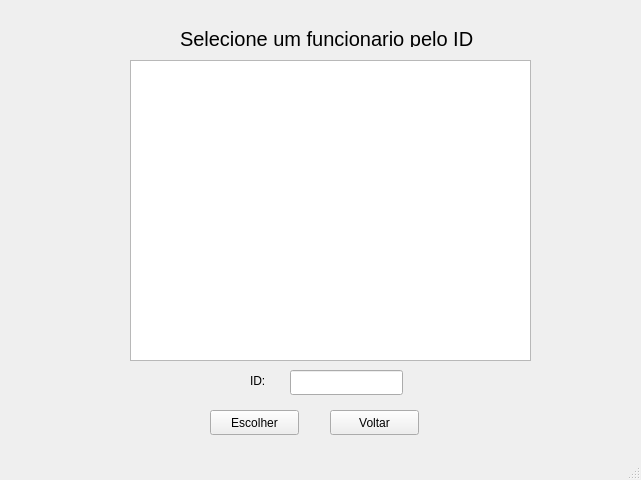
<?xml version="1.0" encoding="UTF-8"?>
<ui version="4.0">
 <class>MainWindow</class>
 <widget class="QMainWindow" name="MainWindow">
  <property name="geometry">
   <rect>
    <x>0</x>
    <y>0</y>
    <width>641</width>
    <height>480</height>
   </rect>
  </property>
  <property name="windowTitle">
   <string>MainWindow</string>
  </property>
  <widget class="QWidget" name="centralwidget">
   <widget class="QListWidget" name="listWidget">
    <property name="geometry">
     <rect>
      <x>130</x>
      <y>60</y>
      <width>401</width>
      <height>301</height>
     </rect>
    </property>
   </widget>
   <widget class="QLabel" name="label">
    <property name="geometry">
     <rect>
      <x>180</x>
      <y>30</y>
      <width>301</width>
      <height>17</height>
     </rect>
    </property>
    <property name="font">
     <font>
      <pointsize>15</pointsize>
     </font>
    </property>
    <property name="text">
     <string>Selecione um funcionario pelo ID</string>
    </property>
   </widget>
   <widget class="QLabel" name="label_2">
    <property name="geometry">
     <rect>
      <x>250</x>
      <y>371</y>
      <width>31</width>
      <height>20</height>
     </rect>
    </property>
    <property name="text">
     <string>ID:</string>
    </property>
   </widget>
   <widget class="QLineEdit" name="lineEdit">
    <property name="geometry">
     <rect>
      <x>290</x>
      <y>370</y>
      <width>113</width>
      <height>25</height>
     </rect>
    </property>
   </widget>
   <widget class="QPushButton" name="btnEscolherFunc">
    <property name="geometry">
     <rect>
      <x>210</x>
      <y>410</y>
      <width>89</width>
      <height>25</height>
     </rect>
    </property>
    <property name="text">
     <string>Escolher</string>
    </property>
   </widget>
   <widget class="QPushButton" name="btnVoltar">
    <property name="geometry">
     <rect>
      <x>330</x>
      <y>410</y>
      <width>89</width>
      <height>25</height>
     </rect>
    </property>
    <property name="text">
     <string>Voltar</string>
    </property>
   </widget>
  </widget>
  <widget class="QStatusBar" name="statusbar"/>
 </widget>
 <resources/>
 <connections/>
</ui>
